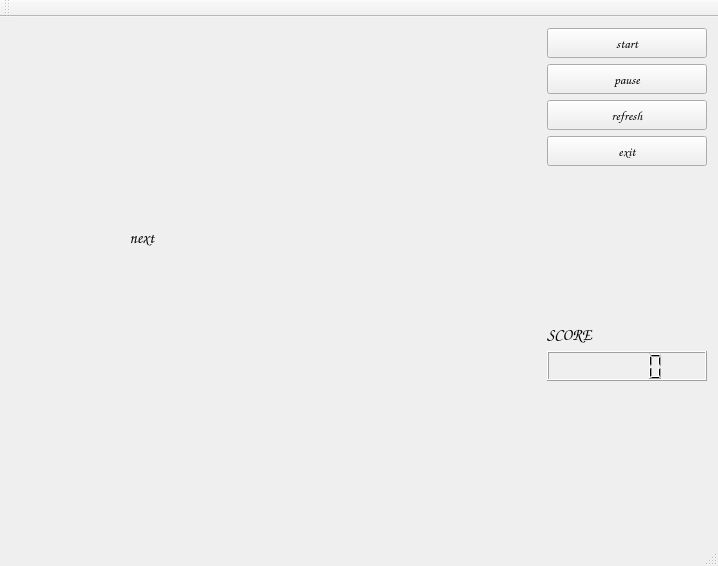
<?xml version="1.0" encoding="UTF-8"?>
<ui version="4.0">
 <class>tetris</class>
 <widget class="QMainWindow" name="tetris">
  <property name="geometry">
   <rect>
    <x>0</x>
    <y>0</y>
    <width>718</width>
    <height>566</height>
   </rect>
  </property>
  <property name="windowTitle">
   <string>tetris</string>
  </property>
  <widget class="QWidget" name="centralWidget">
   <layout class="QGridLayout" name="gridLayout">
    <item row="0" column="1">
     <widget class="form" name="Gamewidget" native="true">
      <property name="minimumSize">
       <size>
        <width>220</width>
        <height>400</height>
       </size>
      </property>
     </widget>
    </item>
    <item row="0" column="0">
     <layout class="QVBoxLayout" name="verticalLayout_2">
      <item>
       <spacer name="verticalSpacer_4">
        <property name="orientation">
         <enum>Qt::Vertical</enum>
        </property>
        <property name="sizeHint" stdset="0">
         <size>
          <width>20</width>
          <height>40</height>
         </size>
        </property>
       </spacer>
      </item>
      <item>
       <widget class="QLabel" name="label_2">
        <property name="font">
         <font>
          <family>Comic Sans MS</family>
          <pointsize>12</pointsize>
          <weight>75</weight>
          <italic>true</italic>
          <bold>true</bold>
         </font>
        </property>
        <property name="text">
         <string>next</string>
        </property>
        <property name="alignment">
         <set>Qt::AlignCenter</set>
        </property>
       </widget>
      </item>
      <item>
       <widget class="Nextfigure" name="nextFigWidget" native="true">
        <property name="minimumSize">
         <size>
          <width>180</width>
          <height>80</height>
         </size>
        </property>
       </widget>
      </item>
      <item>
       <spacer name="verticalSpacer_3">
        <property name="orientation">
         <enum>Qt::Vertical</enum>
        </property>
        <property name="sizeHint" stdset="0">
         <size>
          <width>20</width>
          <height>40</height>
         </size>
        </property>
       </spacer>
      </item>
     </layout>
    </item>
    <item row="0" column="2">
     <layout class="QVBoxLayout" name="verticalLayout">
      <item>
       <widget class="QPushButton" name="startbutton">
        <property name="sizePolicy">
         <sizepolicy hsizetype="Fixed" vsizetype="Fixed">
          <horstretch>0</horstretch>
          <verstretch>0</verstretch>
         </sizepolicy>
        </property>
        <property name="minimumSize">
         <size>
          <width>160</width>
          <height>30</height>
         </size>
        </property>
        <property name="font">
         <font>
          <family>Comic Sans MS</family>
          <pointsize>10</pointsize>
          <weight>75</weight>
          <italic>true</italic>
          <bold>true</bold>
         </font>
        </property>
        <property name="text">
         <string>start</string>
        </property>
       </widget>
      </item>
      <item>
       <widget class="QPushButton" name="pausebutton">
        <property name="sizePolicy">
         <sizepolicy hsizetype="Fixed" vsizetype="Fixed">
          <horstretch>0</horstretch>
          <verstretch>0</verstretch>
         </sizepolicy>
        </property>
        <property name="minimumSize">
         <size>
          <width>160</width>
          <height>30</height>
         </size>
        </property>
        <property name="font">
         <font>
          <family>Comic Sans MS</family>
          <pointsize>10</pointsize>
          <weight>75</weight>
          <italic>true</italic>
          <bold>true</bold>
         </font>
        </property>
        <property name="text">
         <string>pause</string>
        </property>
       </widget>
      </item>
      <item>
       <widget class="QPushButton" name="refreshbutton">
        <property name="sizePolicy">
         <sizepolicy hsizetype="Fixed" vsizetype="Fixed">
          <horstretch>0</horstretch>
          <verstretch>0</verstretch>
         </sizepolicy>
        </property>
        <property name="minimumSize">
         <size>
          <width>160</width>
          <height>30</height>
         </size>
        </property>
        <property name="font">
         <font>
          <family>Comic Sans MS</family>
          <pointsize>10</pointsize>
          <weight>75</weight>
          <italic>true</italic>
          <bold>true</bold>
         </font>
        </property>
        <property name="text">
         <string>refresh</string>
        </property>
       </widget>
      </item>
      <item>
       <widget class="QPushButton" name="pushButton_4">
        <property name="sizePolicy">
         <sizepolicy hsizetype="Fixed" vsizetype="Fixed">
          <horstretch>0</horstretch>
          <verstretch>0</verstretch>
         </sizepolicy>
        </property>
        <property name="minimumSize">
         <size>
          <width>160</width>
          <height>30</height>
         </size>
        </property>
        <property name="font">
         <font>
          <family>Comic Sans MS</family>
          <pointsize>10</pointsize>
          <weight>75</weight>
          <italic>true</italic>
          <bold>true</bold>
         </font>
        </property>
        <property name="text">
         <string>exit</string>
        </property>
       </widget>
      </item>
      <item>
       <spacer name="verticalSpacer">
        <property name="orientation">
         <enum>Qt::Vertical</enum>
        </property>
        <property name="sizeHint" stdset="0">
         <size>
          <width>20</width>
          <height>40</height>
         </size>
        </property>
       </spacer>
      </item>
      <item>
       <widget class="QLabel" name="label">
        <property name="font">
         <font>
          <family>Comic Sans MS</family>
          <pointsize>12</pointsize>
          <weight>75</weight>
          <italic>true</italic>
          <bold>true</bold>
         </font>
        </property>
        <property name="text">
         <string>SCORE</string>
        </property>
        <property name="alignment">
         <set>Qt::AlignLeading|Qt::AlignLeft|Qt::AlignVCenter</set>
        </property>
       </widget>
      </item>
      <item>
       <widget class="QLCDNumber" name="lcdNumber">
        <property name="sizePolicy">
         <sizepolicy hsizetype="Fixed" vsizetype="Fixed">
          <horstretch>160</horstretch>
          <verstretch>30</verstretch>
         </sizepolicy>
        </property>
        <property name="minimumSize">
         <size>
          <width>160</width>
          <height>30</height>
         </size>
        </property>
       </widget>
      </item>
      <item>
       <spacer name="verticalSpacer_2">
        <property name="orientation">
         <enum>Qt::Vertical</enum>
        </property>
        <property name="sizeHint" stdset="0">
         <size>
          <width>20</width>
          <height>40</height>
         </size>
        </property>
       </spacer>
      </item>
     </layout>
    </item>
   </layout>
  </widget>
  <widget class="QMenuBar" name="menuBar">
   <property name="geometry">
    <rect>
     <x>0</x>
     <y>0</y>
     <width>718</width>
     <height>26</height>
    </rect>
   </property>
  </widget>
  <widget class="QToolBar" name="mainToolBar">
   <attribute name="toolBarArea">
    <enum>TopToolBarArea</enum>
   </attribute>
   <attribute name="toolBarBreak">
    <bool>false</bool>
   </attribute>
  </widget>
  <widget class="QStatusBar" name="statusBar"/>
 </widget>
 <layoutdefault spacing="6" margin="11"/>
 <customwidgets>
  <customwidget>
   <class>form</class>
   <extends>QWidget</extends>
   <header>form.h</header>
   <container>1</container>
   <slots>
    <signal>score_change(int)</signal>
    <signal>pausebutton_change_text()</signal>
    <signal>send_next_figure(figure*)</signal>
    <slot>newgame()</slot>
    <slot>refresh()</slot>
    <slot>pause_game()</slot>
   </slots>
  </customwidget>
  <customwidget>
   <class>Nextfigure</class>
   <extends>QWidget</extends>
   <header>nextfigure.h</header>
   <container>1</container>
   <slots>
    <slot>getfigure(figure*)</slot>
   </slots>
  </customwidget>
 </customwidgets>
 <resources/>
 <connections>
  <connection>
   <sender>pushButton_4</sender>
   <signal>clicked()</signal>
   <receiver>tetris</receiver>
   <slot>close()</slot>
   <hints>
    <hint type="sourcelabel">
     <x>629</x>
     <y>176</y>
    </hint>
    <hint type="destinationlabel">
     <x>713</x>
     <y>164</y>
    </hint>
   </hints>
  </connection>
  <connection>
   <sender>startbutton</sender>
   <signal>clicked()</signal>
   <receiver>Gamewidget</receiver>
   <slot>newgame()</slot>
   <hints>
    <hint type="sourcelabel">
     <x>593</x>
     <y>65</y>
    </hint>
    <hint type="destinationlabel">
     <x>358</x>
     <y>290</y>
    </hint>
   </hints>
  </connection>
  <connection>
   <sender>refreshbutton</sender>
   <signal>clicked()</signal>
   <receiver>Gamewidget</receiver>
   <slot>refresh()</slot>
   <hints>
    <hint type="sourcelabel">
     <x>593</x>
     <y>135</y>
    </hint>
    <hint type="destinationlabel">
     <x>358</x>
     <y>290</y>
    </hint>
   </hints>
  </connection>
  <connection>
   <sender>Gamewidget</sender>
   <signal>score_change(int)</signal>
   <receiver>lcdNumber</receiver>
   <slot>display(int)</slot>
   <hints>
    <hint type="sourcelabel">
     <x>358</x>
     <y>290</y>
    </hint>
    <hint type="destinationlabel">
     <x>593</x>
     <y>372</y>
    </hint>
   </hints>
  </connection>
  <connection>
   <sender>pausebutton</sender>
   <signal>clicked()</signal>
   <receiver>Gamewidget</receiver>
   <slot>pause_game()</slot>
   <hints>
    <hint type="sourcelabel">
     <x>593</x>
     <y>100</y>
    </hint>
    <hint type="destinationlabel">
     <x>358</x>
     <y>290</y>
    </hint>
   </hints>
  </connection>
  <connection>
   <sender>Gamewidget</sender>
   <signal>pausebutton_change_text()</signal>
   <receiver>tetris</receiver>
   <slot>pause_pressed()</slot>
   <hints>
    <hint type="sourcelabel">
     <x>358</x>
     <y>290</y>
    </hint>
    <hint type="destinationlabel">
     <x>358</x>
     <y>282</y>
    </hint>
   </hints>
  </connection>
  <connection>
   <sender>Gamewidget</sender>
   <signal>send_next_figure(figure*)</signal>
   <receiver>nextFigWidget</receiver>
   <slot>getfigure(figure*)</slot>
   <hints>
    <hint type="sourcelabel">
     <x>358</x>
     <y>290</y>
    </hint>
    <hint type="destinationlabel">
     <x>124</x>
     <y>301</y>
    </hint>
   </hints>
  </connection>
 </connections>
 <slots>
  <slot>pause_pressed()</slot>
 </slots>
</ui>
